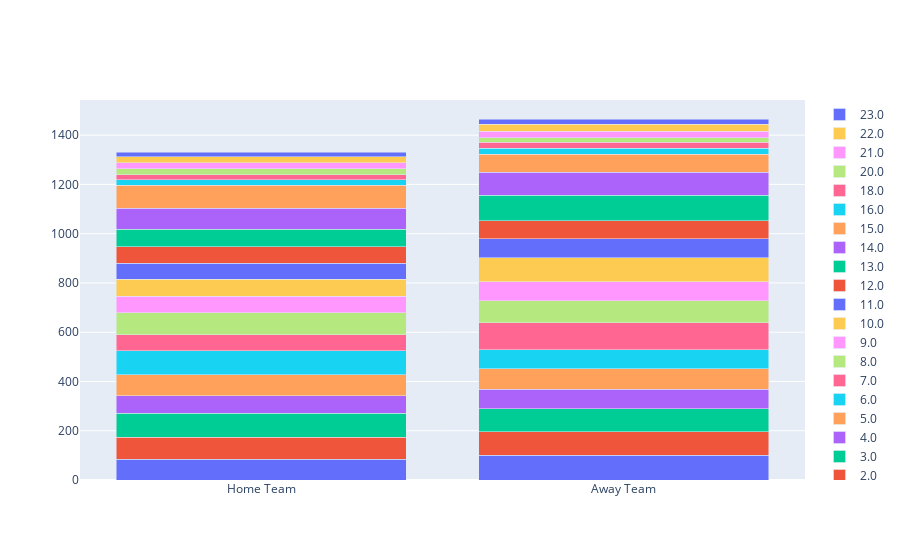

The code cell stored with this chart in its notebook:
### Code cell
fig = go.Figure(data=pos_plotlist)
# Change the bar mode
fig.update_layout(barmode='stack')
fig.show()

### Figure 1 — Plotly figure (JSON) as saved in the notebook; plotly's stock layout.template omitted (floating-point values rounded to 4 significant figures)
{"data": [{"customdata": ["Keita Inagaki", "Jean-Baptiste Gros"], "hovertemplate": "<b>%{customdata}</b>: %{y}", "name": "1.0", "type": "bar", "x": ["Home Team", "Away Team"], "y": [83.73, 100.5]}, {"customdata": ["Atsushi Sakate", "Peato Mauvaka"], "hovertemplate": "<b>%{customdata}</b>: %{y}", "name": "2.0", "type": "bar", "x": ["Home Team", "Away Team"], "y": [90.14, 94.76]}, {"customdata": ["Asaeli Ai Valu", "Demba Bamba"], "hovertemplate": "<b>%{customdata}</b>: %{y}", "name": "3.0", "type": "bar", "x": ["Home Team", "Away Team"], "y": [96.16, 93.59]}, {"customdata": ["Warner Dearns", "Thibaud Flament"], "hovertemplate": "<b>%{customdata}</b>: %{y}", "name": "4.0", "type": "bar", "x": ["Home Team", "Away Team"], "y": [71.43, 79.94]}, {"customdata": ["Sanaila Waqa", "Thomas Jolmes"], "hovertemplate": "<b>%{customdata}</b>: %{y}", "name": "5.0", "type": "bar", "x": ["Home Team", "Away Team"], "y": [86.25, 82.12]}, {"customdata": ["Michael Leitch", "Dylan Cretin"], "hovertemplate": "<b>%{customdata}</b>: %{y}", "name": "6.0", "type": "bar", "x": ["Home Team", "Away Team"], "y": [97.63, 78.33]}, {"customdata": ["Ben Gunter", "Charles Ollivon"], "hovertemplate": "<b>%{customdata}</b>: %{y}", "name": "7.0", "type": "bar", "x": ["Home Team", "Away Team"], "y": [65.08, 108.5]}, {"customdata": ["Jack Cornelsen", "Yoan Tanga"], "hovertemplate": "<b>%{customdata}</b>: %{y}", "name": "8.0", "type": "bar", "x": ["Home Team", "Away Team"], "y": [87.73, 90.45]}, {"customdata": ["Naoto Saito", "Maxime Lucu"], "hovertemplate": "<b>%{customdata}</b>: %{y}", "name": "9.0", "type": "bar", "x": ["Home Team", "Away Team"], "y": [67.65, 77.39]}, {"customdata": ["Seungsin Lee", "Matthieu Jalibert"], "hovertemplate": "<b>%{customdata}</b>: %{y}", "name": "10.0", "type": "bar", "x": ["Home Team", "Away Team"], "y": [68.77, 96.94]}, {"customdata": ["Siosaia Fifita", "Matthis Lebel"], "hovertemplate": "<b>%{customdata}</b>: %{y}", "name": "11.0", "type": "bar", "x": ["Home Team", "Away Team"], "y": [65.04, 77.14]}, {"customdata": ["Shogo Nakano", "Yoram Moefana"], "hovertemplate": "<b>%{customdata}</b>: %{y}", "name": "12.0", "type": "bar", "x": ["Home Team", "Away Team"], "y": [67.73, 73.5]}, {"customdata": ["Dylan Riley", "Virimi Vakatawa"], "hovertemplate": "<b>%{customdata}</b>: %{y}", "name": "13.0", "type": "bar", "x": ["Home Team", "Away Team"], "y": [70.94, 102.9]}, {"customdata": ["Gerhard van den Heever", "Damian Penaud"], "hovertemplate": "<b>%{customdata}</b>: %{y}", "name": "14.0", "type": "bar", "x": ["Home Team", "Away Team"], "y": [85.71, 93.3]}, {"customdata": ["Ryohei Yamanaka", "Max Spring"], "hovertemplate": "<b>%{customdata}</b>: %{y}", "name": "15.0", "type": "bar", "x": ["Home Team", "Away Team"], "y": [92.44, 72.99]}, {"customdata": ["Shota Horie", "Pierre Bourgarit"], "hovertemplate": "<b>%{customdata}</b>: %{y}", "name": "16.0", "type": "bar", "x": ["Home Team", "Away Team"], "y": [23.54, 24.43]}, {"customdata": ["Yusuke Kizu", "Sipili Falatea"], "hovertemplate": "<b>%{customdata}</b>: %{y}", "name": "18.0", "type": "bar", "x": ["Home Team", "Away Team"], "y": [19.19, 24.02]}, {"customdata": ["Tevita Tatafu", "Ibrahim Diallo"], "hovertemplate": "<b>%{customdata}</b>: %{y}", "name": "20.0", "type": "bar", "x": ["Home Team", "Away Team"], "y": [24.53, 17.93]}, {"customdata": ["Kaito Shigeno", "Sekou Macalou"], "hovertemplate": "<b>%{customdata}</b>: %{y}", "name": "21.0", "type": "bar", "x": ["Home Team", "Away Team"], "y": [23.32, 26.85]}, {"customdata": ["Yu Tamura", "Baptiste Couilloud"], "hovertemplate": "<b>%{customdata}</b>: %{y}", "name": "22.0", "type": "bar", "x": ["Home Team", "Away Team"], "y": [24.65, 27.83]}, {"customdata": ["Shane Gates", "Antoine Hastoy"], "hovertemplate": "<b>%{customdata}</b>: %{y}", "name": "23.0", "type": "bar", "x": ["Home Team", "Away Team"], "y": [19.47, 22.16]}], "layout": {"barmode": "stack"}}
